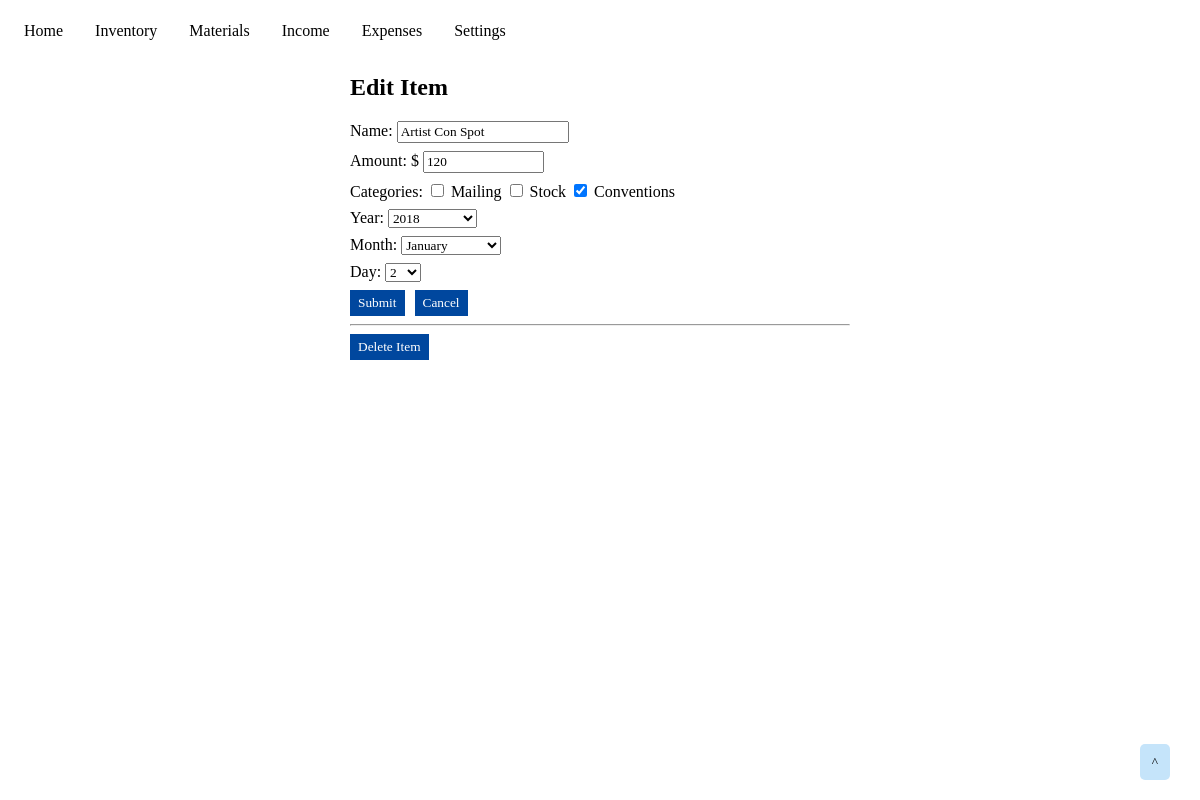
The app's page /expenses/edit_expense/1 with its own data.
### tables this page shows
CREATE TABLE store_expenses (
    expense_id INTEGER PRIMARY KEY AUTOINCREMENT,
    name TEXT NOT NULL,
    amount DECIMAL(10, 2) NOT NULL,
    expense_year INTEGER,
    expense_month INTEGER,
    expense_day INTEGER
);

CREATE TABLE expenses_categories (
    tag_id INTEGER PRIMARY KEY AUTOINCREMENT,
    name TEXT NOT NULL
);

### app.py (the view, shortened to what this page needs)
@app.route('/expenses/edit_expense/<int:expense_id>', methods=('GET', 'POST'))
def expenses_edit_item(expense_id):
    item = get_expenses_item(expense_id)
    expenses_categories = get_expenses_categories()
    expenses_item_connections = get_expenses_item_connections_list(expense_id)
    expenses_categories_list = get_expenses_categories_list()
    return render_template('expenses_edit_item.html', item=item, expenses_categories=expenses_categories, expenses_item_connections=expenses_item_connections)

### app.py (called while the page is built)
def get_db_connection():
    conn = sqlite3.connect('database.db')
    conn.row_factory = sqlite3.Row
    return conn

def get_expenses_item(expense_id):
    conn = get_db_connection()
    cur = conn.cursor()
    expenses_item = cur.execute('SELECT * FROM store_expenses WHERE expense_id = ?', (expense_id,)).fetchone()
    conn.close()
    return expenses_item

def get_expenses_categories():
    conn = get_db_connection()
    cur = conn.cursor()
    expenses_categories = cur.execute('SELECT * FROM expenses_categories').fetchall()
    conn.close()
    return expenses_categories

def get_expenses_categories_list():
    conn = get_db_connection()
    cur = conn.cursor()
    expenses_categories = cur.execute('SELECT * FROM expenses_categories').fetchall()
    conn.close()
    expenses_categories_list = []
    for category in expenses_categories:
        expenses_categories_list.append(category['tag_id'])
    return expenses_categories_list

def get_expenses_item_connections_list(expense_id):
    conn = get_db_connection()
    cur = conn.cursor()
    expenses_connections = cur.execute('SELECT * FROM expense_to_category WHERE expense_id = ?', (expense_id, )).fetchall()
    conn.close()
    expenses_connection_list = []
    for connection in expenses_connections:
        expenses_connection_list.append(connection['tag_id'])
    return expenses_connection_list

### templates/expenses_edit_item.html (shortened to what this page needs)
{% extends 'base.html' %}
{% block content %}
<div class="content">
    <h2>{% block title %}Edit Item{% endblock %}</h2>
    <form action="{{ url_for('expenses_edit_item', expense_id = item['expense_id']) }}" method="post">
        <div class="form-group">
            <label for="name">Name:</label>
            <input type="text" name="name"
                   placeholder="Name" class="form-control"
                   value="{{ request.form['name'] or item['name'] }}"></input>
        </div>
        <div class="form-group">
            <label for="amount">Amount: $</label>
            <input type="number" step=".01" min="0.00" max="99999999.99" name="amount"
                   placeholder="0.00" class="form-control"
                   value="{{ request.form['amount'] or item['amount'] }}"></input>
        </div>
        <div class="form-group">
            Categories:
            {% for category in expenses_categories %}
                {% if category['tag_id'] in expenses_item_connections %}
                    <input type="checkbox" name="category-id" value="{{ category['tag_id'] }}" checked>
                {% else %}
                    <input type="checkbox" name="category-id" value="{{ category['tag_id'] }}">
                {% endif %}
                <label for="category-id">{{ category['name'] }}</label>
            {% endfor %}
        </div>
        <div class="form-group">
            <label for="year">Year: </label>
            <select name="expense-year" id="expense-year" onchange="months()" required>
                <option selected disabled>Choose year</option>
            </select>
        </div>
        <div class="form-group">
            <label for="month">Month: </label>
            <select name="expense-month" id="expense-month" onchange="days()" required>
                <option selected disabled>Choose month</option>
            </select>
        </div>
        <div class="form-group">
            <label for="day">Day: </label>
            <select name="expense-day" id="expense-day" required>
                <option selected disabled>Choose day</option>
            </select>
        </div>
        <div class="submit-button">
            <button type="submit" class="form-button">Submit</button>
        </div>
    </form>
    <div class="cancel-button">
        <a href="{{url_for('expenses')}}"><button class="form-button">Cancel</button></a>
    </div>
    <hr>
    <form action="{{ url_for('expenses_delete_item', expense_id=item['expense_id']) }}" method="POST">
        <input type="submit" value="Delete Item"
                class="form-button"
                onclick="return confirm('Are you sure you want to delete this item?')">
    </form>
</div>
{% endblock %}

### static/css/home-style.css (style rules this page uses)
* { font-family: "Tahoma"; box-sizing: border-box; }

### static/css/inventory-style.css (style rules this page uses)
.content { max-width: 500px; margin: auto; }
.submit-button { float: left; }
.form-group { margin: 8px 0px; }
.form-button { padding: 5px 8px; margin-right: 10px; color: white; background-color: #00479E; border: none; }

### records on screen
store_expenses: name "Artist Con Spot", amount "120"
expenses_categories: name "Mailing"
expenses_categories: name "Stock"
expenses_categories: name "Conventions"
